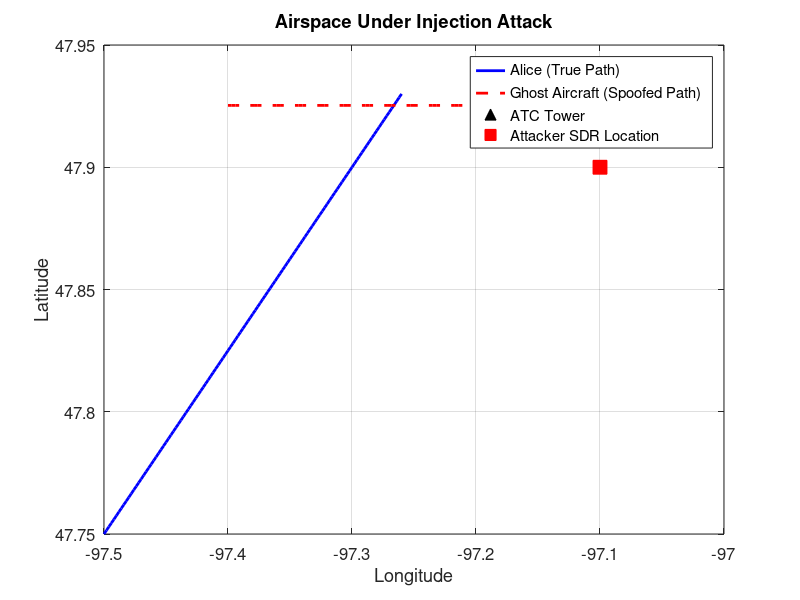
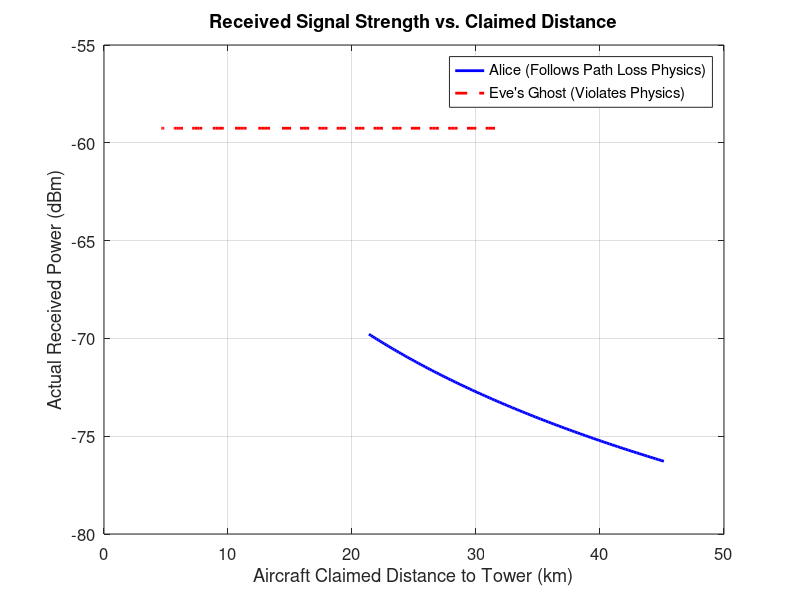

MATLAB code for these plots, in order:
% =========================================================================
% EE 674: Communication Protocols - Course Project
% Author: Steven Iden
% Project: Securing ADS-B Against Spoofing Attacks
% 
% Phase 2: Attack Simulation (Ghost Aircraft Injection)
% Description: This script simulates a legitimate aircraft (Alice) and an 
% attacker (Eve). Eve is stationary on the ground but injects fake ADS-B 
% packets claiming to be a moving "Ghost Aircraft". The script calculates 
% the Received Signal Strength (RSS) based on TRUE physical locations, 
% revealing the anomaly in Eve's spoofed data.
% =========================================================================

clear; clc; close all;

%% 1. Simulation Parameters
disp('Initializing Phase 2: ADS-B Attack Simulation...');

t_total = 120;           % Total simulation time in seconds
dt = 1;                  % 1 packet per second
time_vector = 0:dt:t_total;

% Ground Station (Receiver) Location
gs_lat = 47.9253; gs_lon = -97.0329; gs_alt = 0; 

% RF Communication Parameters
freq_MHz = 1090;         % ADS-B Frequency
tx_power_dBm = 50;       % Standard transmit power (~100W)
noise_floor = -100;      % Receiver noise floor (dBm)

%% 2. Node Parameters

% ALICE (Legitimate Aircraft)
alice_id = 'AAL123';
alice_start_lat = 47.7500; alice_start_lon = -97.5000; alice_alt = 30000;
alice_vLat = 0.0015; alice_vLon = 0.0020; % Moving North-East

% EVE (Attacker - Stationary on the ground)
eve_true_lat = 47.9000; eve_true_lon = -97.1000; eve_true_alt = 0; 

% EVE'S SPOOFED GHOST AIRCRAFT (Fake Trajectory)
ghost_id = 'EVE666';
ghost_start_lat = 47.9253; ghost_start_lon = -97.4000; ghost_alt = 15000;
ghost_vLat = 0.0000; ghost_vLon = 0.0030; % Claiming to fly directly East

%% 3. Generate Packets (The RF Environment)
num_packets = length(time_vector);
alice_packets = struct('Timestamp', cell(1,num_packets), 'ID', cell(1,num_packets), ...
    'ClaimedLat', cell(1,num_packets), 'ClaimedLon', cell(1,num_packets), ...
    'ClaimedAlt', cell(1,num_packets), 'ClaimedDist', cell(1,num_packets), 'RSS_dBm', cell(1,num_packets));
eve_packets = alice_packets; % Copy structure

for i = 1:num_packets
    t = time_vector(i);
    
    % ---------------------------------------------------------
    % ALICE: Legitimate Transmission
    % ---------------------------------------------------------
    a_lat = alice_start_lat + (alice_vLat * t);
    a_lon = alice_start_lon + (alice_vLon * t);
    
    % True Distance calculation for RF path loss
    a_dist_km = sqrt(((a_lat - gs_lat)*111)^2 + ((a_lon - gs_lon)*85)^2 + (alice_alt*0.0003048)^2);
    a_fspl = 20*log10(a_dist_km) + 20*log10(freq_MHz) + 32.44;
    
    alice_packets(i).Timestamp = t;
    alice_packets(i).ID = alice_id;
    alice_packets(i).ClaimedLat = a_lat;     % Alice tells the truth
    alice_packets(i).ClaimedLon = a_lon;
    alice_packets(i).ClaimedAlt = alice_alt;
    alice_packets(i).ClaimedDist = a_dist_km;
    alice_packets(i).RSS_dBm = tx_power_dBm - a_fspl;

    % ---------------------------------------------------------
    % EVE: Malicious Spoofing Transmission
    % ---------------------------------------------------------
    % The fake coordinates Eve puts INSIDE the data packet
    fake_lat = ghost_start_lat + (ghost_vLat * t);
    fake_lon = ghost_start_lon + (ghost_vLon * t);
    fake_dist_km = sqrt(((fake_lat - gs_lat)*111)^2 + ((fake_lon - gs_lon)*85)^2 + (ghost_alt*0.0003048)^2);
    
    % The TRUE distance the RF wave travels (from Eve's parked van)
    eve_true_dist_km = sqrt(((eve_true_lat - gs_lat)*111)^2 + ((eve_true_lon - gs_lon)*85)^2 + 0);
    eve_fspl = 20*log10(eve_true_dist_km) + 20*log10(freq_MHz) + 32.44;
    
    eve_packets(i).Timestamp = t;
    eve_packets(i).ID = ghost_id;
    eve_packets(i).ClaimedLat = fake_lat;      % Eve lies about position
    eve_packets(i).ClaimedLon = fake_lon;
    eve_packets(i).ClaimedAlt = ghost_alt;
    eve_packets(i).ClaimedDist = fake_dist_km; % Eve claims a changing distance
    % BUT the physical signal strength depends on her TRUE static distance!
    eve_packets(i).RSS_dBm = tx_power_dBm - eve_fspl; 
end

disp('Phase 2 Complete: Attack traffic generated and merged with baseline.');

%% 4. Data Visualization (For Progress Report)

% Figure 1: Spatial Map (What the ATC Screen Sees vs Reality)
figure('Name', 'ATC Map Under Attack', 'NumberTitle', 'off');
plot([alice_packets.ClaimedLon], [alice_packets.ClaimedLat], 'b-', 'LineWidth', 2); hold on;
plot([eve_packets.ClaimedLon], [eve_packets.ClaimedLat], 'r--', 'LineWidth', 2); 
plot(gs_lon, gs_lat, 'k^', 'MarkerSize', 10, 'MarkerFaceColor', 'k'); % Ground Station
plot(eve_true_lon, eve_true_lat, 'rs', 'MarkerSize', 10, 'MarkerFaceColor', 'r'); % Eve's TRUE Location
grid on;
title('Airspace Under Injection Attack');
xlabel('Longitude'); ylabel('Latitude');
legend('Alice (True Path)', 'Ghost Aircraft (Spoofed Path)', 'ATC Tower', 'Attacker SDR Location', 'Location', 'best');
set(gca, 'FontSize', 12);

% Figure 2: The Physical Anomaly (RSS vs Claimed Distance)
% This graph proves why the spoofing is detectable.
figure('Name', 'Physical Anomaly Detection', 'NumberTitle', 'off');
plot([alice_packets.ClaimedDist], [alice_packets.RSS_dBm], 'b-', 'LineWidth', 2); hold on;
plot([eve_packets.ClaimedDist], [eve_packets.RSS_dBm], 'r--', 'LineWidth', 2);
grid on;
title('Received Signal Strength vs. Claimed Distance');
xlabel('Aircraft Claimed Distance to Tower (km)');
ylabel('Actual Received Power (dBm)');
legend('Alice (Follows Path Loss Physics)', 'Eve''s Ghost (Violates Physics)', 'Location', 'best');
set(gca, 'FontSize', 12);
